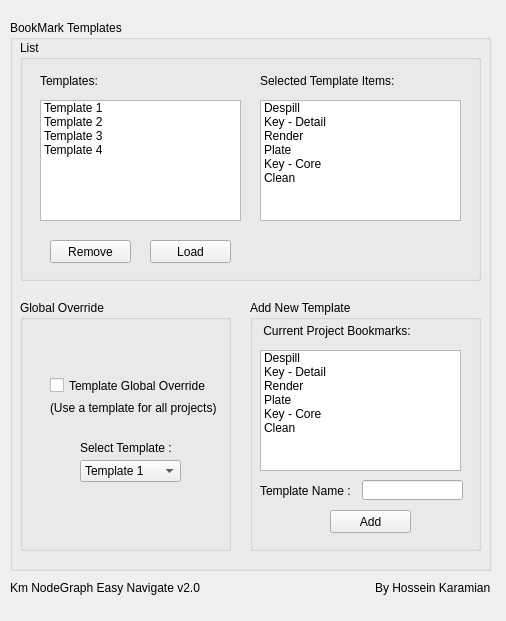
<?xml version="1.0" encoding="UTF-8"?>
<ui version="4.0">
 <class>TemplatesWindowUI</class>
 <widget class="QMainWindow" name="TemplatesWindowUI">
  <property name="geometry">
   <rect>
    <x>0</x>
    <y>0</y>
    <width>506</width>
    <height>621</height>
   </rect>
  </property>
  <property name="windowTitle">
   <string>Km NodeGraph Easy Navigate : BookMarks Templates</string>
  </property>
  <widget class="QWidget" name="centralwidget">
   <widget class="QGroupBox" name="groupBox_5">
    <property name="geometry">
     <rect>
      <x>10</x>
      <y>20</y>
      <width>481</width>
      <height>551</height>
     </rect>
    </property>
    <property name="title">
     <string>BookMark Templates</string>
    </property>
    <widget class="QGroupBox" name="groupBox_6">
     <property name="geometry">
      <rect>
       <x>10</x>
       <y>20</y>
       <width>461</width>
       <height>241</height>
      </rect>
     </property>
     <property name="title">
      <string>List</string>
     </property>
     <widget class="QPushButton" name="pushButton_load">
      <property name="geometry">
       <rect>
        <x>130</x>
        <y>200</y>
        <width>81</width>
        <height>23</height>
       </rect>
      </property>
      <property name="text">
       <string>Load</string>
      </property>
     </widget>
     <widget class="QPushButton" name="pushButton_remove">
      <property name="geometry">
       <rect>
        <x>30</x>
        <y>200</y>
        <width>81</width>
        <height>23</height>
       </rect>
      </property>
      <property name="text">
       <string>Remove</string>
      </property>
     </widget>
     <widget class="QListWidget" name="listWidget_templateList">
      <property name="geometry">
       <rect>
        <x>20</x>
        <y>60</y>
        <width>201</width>
        <height>121</height>
       </rect>
      </property>
      <item>
       <property name="text">
        <string>Template 1</string>
       </property>
      </item>
      <item>
       <property name="text">
        <string>Template 2</string>
       </property>
      </item>
      <item>
       <property name="text">
        <string>Template 3</string>
       </property>
      </item>
      <item>
       <property name="text">
        <string>Template 4</string>
       </property>
      </item>
     </widget>
     <widget class="QLabel" name="label_3">
      <property name="geometry">
       <rect>
        <x>20</x>
        <y>30</y>
        <width>61</width>
        <height>21</height>
       </rect>
      </property>
      <property name="text">
       <string>Templates:</string>
      </property>
     </widget>
     <widget class="QListWidget" name="listWidget_templateItems">
      <property name="geometry">
       <rect>
        <x>240</x>
        <y>60</y>
        <width>201</width>
        <height>121</height>
       </rect>
      </property>
      <item>
       <property name="text">
        <string>Despill</string>
       </property>
      </item>
      <item>
       <property name="text">
        <string>Key - Detail</string>
       </property>
      </item>
      <item>
       <property name="text">
        <string>Render</string>
       </property>
      </item>
      <item>
       <property name="text">
        <string>Plate</string>
       </property>
      </item>
      <item>
       <property name="text">
        <string>Key - Core</string>
       </property>
      </item>
      <item>
       <property name="text">
        <string>Clean</string>
       </property>
      </item>
     </widget>
     <widget class="QLabel" name="label_8">
      <property name="geometry">
       <rect>
        <x>240</x>
        <y>30</y>
        <width>141</width>
        <height>21</height>
       </rect>
      </property>
      <property name="text">
       <string>Selected Template Items:</string>
      </property>
     </widget>
    </widget>
    <widget class="QGroupBox" name="groupBox_4">
     <property name="geometry">
      <rect>
       <x>240</x>
       <y>280</y>
       <width>231</width>
       <height>251</height>
      </rect>
     </property>
     <property name="title">
      <string>Add New Template</string>
     </property>
     <widget class="QPushButton" name="pushButton_add">
      <property name="geometry">
       <rect>
        <x>80</x>
        <y>210</y>
        <width>81</width>
        <height>23</height>
       </rect>
      </property>
      <property name="text">
       <string>Add</string>
      </property>
     </widget>
     <widget class="QListWidget" name="listWidget_newTemplateItems">
      <property name="geometry">
       <rect>
        <x>10</x>
        <y>50</y>
        <width>201</width>
        <height>121</height>
       </rect>
      </property>
      <item>
       <property name="text">
        <string>Despill</string>
       </property>
      </item>
      <item>
       <property name="text">
        <string>Key - Detail</string>
       </property>
      </item>
      <item>
       <property name="text">
        <string>Render</string>
       </property>
      </item>
      <item>
       <property name="text">
        <string>Plate</string>
       </property>
      </item>
      <item>
       <property name="text">
        <string>Key - Core</string>
       </property>
      </item>
      <item>
       <property name="text">
        <string>Clean</string>
       </property>
      </item>
     </widget>
     <widget class="QLineEdit" name="lineEdit_templateName">
      <property name="geometry">
       <rect>
        <x>112</x>
        <y>180</y>
        <width>101</width>
        <height>20</height>
       </rect>
      </property>
     </widget>
     <widget class="QLabel" name="label_4">
      <property name="geometry">
       <rect>
        <x>10</x>
        <y>180</y>
        <width>101</width>
        <height>21</height>
       </rect>
      </property>
      <property name="text">
       <string>Template Name :</string>
      </property>
     </widget>
     <widget class="QLabel" name="label_5">
      <property name="geometry">
       <rect>
        <x>10</x>
        <y>20</y>
        <width>181</width>
        <height>21</height>
       </rect>
      </property>
      <property name="text">
       <string> Current Project Bookmarks:</string>
      </property>
     </widget>
    </widget>
    <widget class="QGroupBox" name="groupBox">
     <property name="geometry">
      <rect>
       <x>10</x>
       <y>280</y>
       <width>211</width>
       <height>251</height>
      </rect>
     </property>
     <property name="title">
      <string>Global Override</string>
     </property>
     <widget class="QLabel" name="label_7">
      <property name="geometry">
       <rect>
        <x>30</x>
        <y>100</y>
        <width>181</width>
        <height>16</height>
       </rect>
      </property>
      <property name="text">
       <string>(Use a template for all projects)</string>
      </property>
     </widget>
     <widget class="QCheckBox" name="checkBox_TemplateOverride">
      <property name="geometry">
       <rect>
        <x>30</x>
        <y>70</y>
        <width>181</width>
        <height>31</height>
       </rect>
      </property>
      <property name="text">
       <string>Template Global Override</string>
      </property>
     </widget>
     <widget class="QComboBox" name="comboBox_TemplateOverride">
      <property name="geometry">
       <rect>
        <x>60</x>
        <y>160</y>
        <width>101</width>
        <height>22</height>
       </rect>
      </property>
      <item>
       <property name="text">
        <string>Template 1</string>
       </property>
      </item>
      <item>
       <property name="text">
        <string>Template 2</string>
       </property>
      </item>
      <item>
       <property name="text">
        <string>Template 3</string>
       </property>
      </item>
      <item>
       <property name="text">
        <string>Template 4</string>
       </property>
      </item>
     </widget>
     <widget class="QLabel" name="label_9">
      <property name="geometry">
       <rect>
        <x>60</x>
        <y>140</y>
        <width>141</width>
        <height>16</height>
       </rect>
      </property>
      <property name="text">
       <string>Select Template :</string>
      </property>
     </widget>
    </widget>
   </widget>
   <widget class="QWidget" name="layoutWidget">
    <property name="geometry">
     <rect>
      <x>10</x>
      <y>570</y>
      <width>481</width>
      <height>36</height>
     </rect>
    </property>
    <layout class="QHBoxLayout" name="horizontalLayout_2" stretch="3,28,3">
     <item>
      <widget class="QLabel" name="label_plugins_version">
       <property name="text">
        <string>Km NodeGraph Easy Navigate v2.0</string>
       </property>
      </widget>
     </item>
     <item>
      <spacer name="horizontalSpacer_4">
       <property name="orientation">
        <enum>Qt::Horizontal</enum>
       </property>
       <property name="sizeHint" stdset="0">
        <size>
         <width>40</width>
         <height>20</height>
        </size>
       </property>
      </spacer>
     </item>
     <item>
      <layout class="QVBoxLayout" name="verticalLayout">
       <item>
        <widget class="QLabel" name="label_credit">
         <property name="text">
          <string>By Hossein Karamian</string>
         </property>
        </widget>
       </item>
      </layout>
     </item>
    </layout>
   </widget>
  </widget>
 </widget>
 <resources/>
 <connections/>
</ui>
